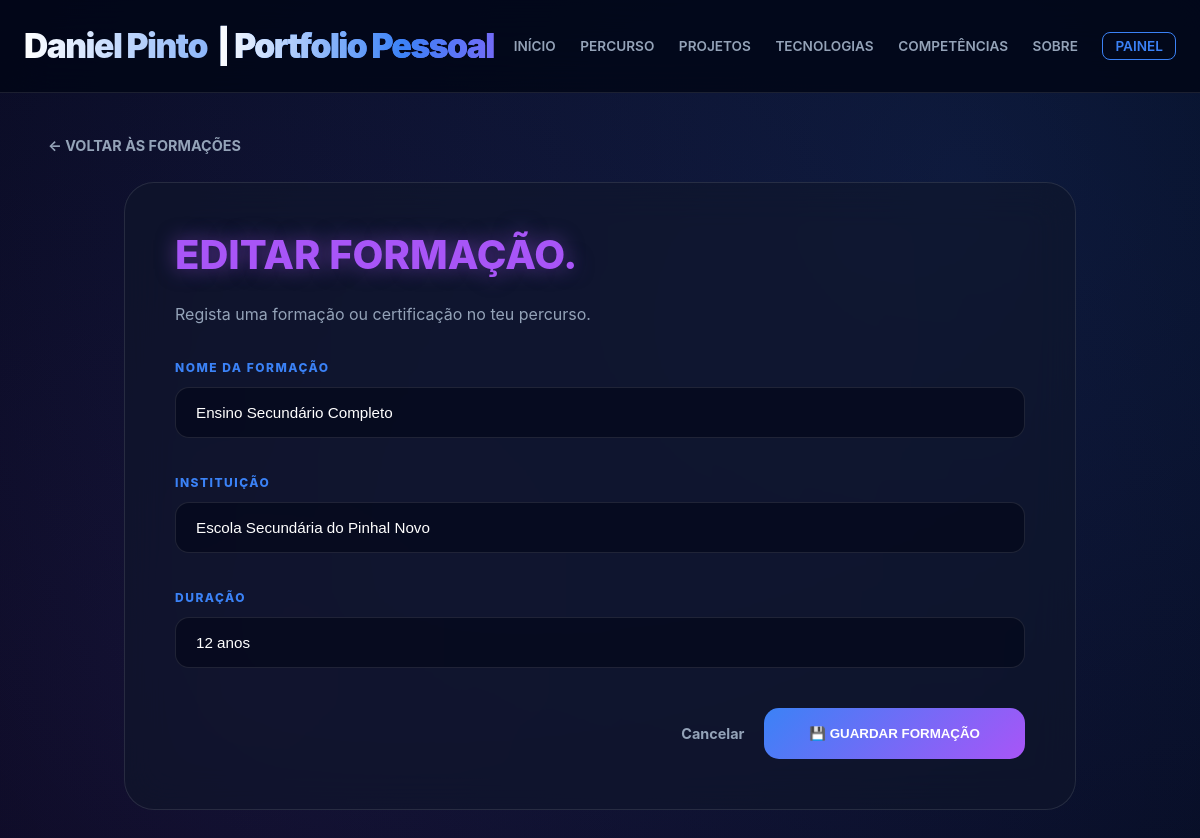
Page /portfolio/formacao/editar/1/ (signed in) on the earlier database version.
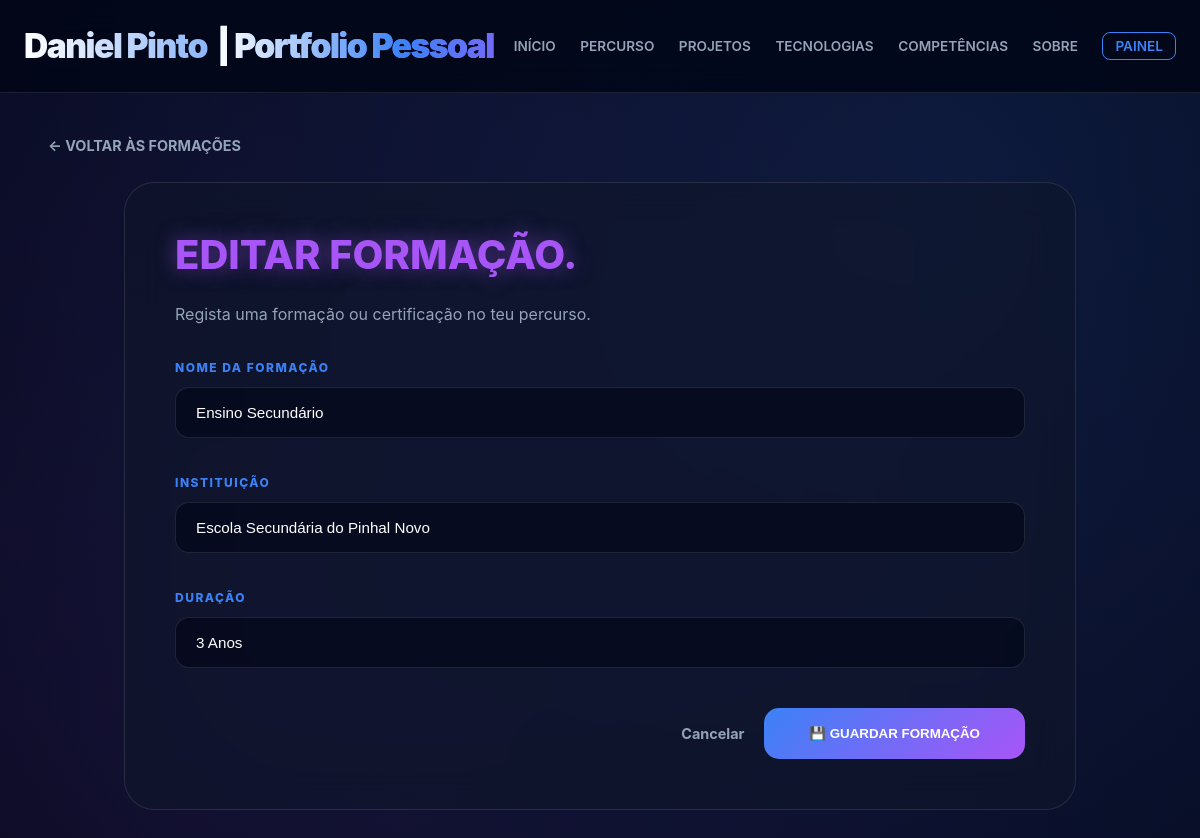
Same page on the later database version.
### portfolioPessoal/models.py (models this page shows, shortened)
class Formacao(models.Model):
    nomeFormacao = models.CharField(max_length=150, verbose_name="Nome da Formação")
    instituicao = models.CharField(max_length=150, verbose_name="Instituição")
    duracaoFormacao = models.CharField(max_length=50, verbose_name="Duração")
    class Meta:
        verbose_name = "Formação"
        verbose_name_plural = "Formações"

### portfolioPessoal/views.py (the view)
# urls.py: path('formacao/editar/<int:id>/', views.editar_formacao_view, name='editar_formacao'),
@staff_member_required
def editar_formacao_view(request, id):
    formacao = get_object_or_404(Formacao, id=id)
    form = FormacaoForm(request.POST or None, instance=formacao)
    if form.is_valid():
        form.save(); return redirect('formacoes')
    return render(request, 'portfoliopessoal/formacoes_form.html', {'form': form, 'titulo': 'Editar Formação'})

### portfolioPessoal/forms.py
class FormacaoForm(forms.ModelForm):
    class Meta:
        model = Formacao
        fields = '__all__'
        widgets = {
            'curso': forms.TextInput(attrs={'class': 'form-input'}),
            'instituicao': forms.TextInput(attrs={'class': 'form-input'}),
            'ano_conclusao': forms.NumberInput(attrs={'class': 'form-input'}),
            'descricao': forms.Textarea(attrs={'class': 'form-input', 'rows': 3}),
        }

### portfolioPessoal/templates/portfoliopessoal/formacoes_form.html (shortened to what this page needs)
{% extends "portfoliopessoal/base.html" %}
{% block content %}
<div style="padding-top: 40px; animation: fadeInUp 0.8s ease-out;">
    <a href="{% url 'formacoes' %}" class="btn-back">← Voltar às Formações</a>
    <div class="glass-form-container">
        <div class="form-header">
            <h2 class="hero-subtitle" style="margin-top: 0; font-size: 2.5rem;">{{ titulo }}<span>.</span></h2>
            <p style="color: var(--text-muted); margin-bottom: 30px;">Regista uma formação ou certificação no teu percurso.</p>
        </div>
        <form method="POST" class="styled-form">
            <div class="form-sections">
                {% for field in form %}
                <div class="form-field-group">
                    <label>{{ field.label }}</label>
                    <div class="field-container">
                        {{ field }}
                    </div>
                </div>
                {% endfor %}
            </div>
            <div class="form-footer">
                <a href="{% url 'formacoes' %}" class="btn-cancel">Cancelar</a>
                <button type="submit" class="btn-save-main">
                    <span>💾</span> Guardar Formação
                </button>
            </div>
        </form>
    </div>
</div>
{% endblock %}

Differences in the rows shown:
changed Formacao "Escola Secundária do Pinhal Novo": nomeFormacao "Ensino Secundário Completo" → "Ensino Secundário"; duracaoFormacao "12 anos" → "3 Anos"
